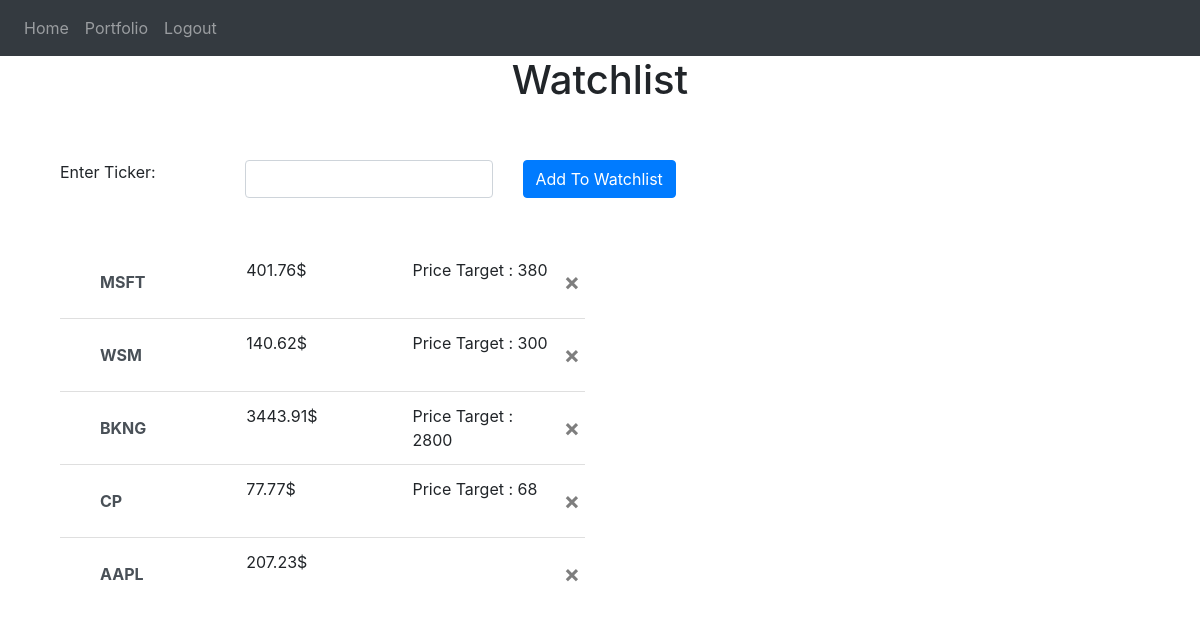
The app's page / (signed in) with its own data.
### website/models.py (models this page shows)
class Watchlist(db.Model):
    id = db.Column(db.Integer, primary_key=True)
    symbol = db.Column(db.String(150))
    price = db.Column(db.Integer)
    price_target = db.Column(db.Integer, default=0)
    notified = db.Column(db.Boolean, default=False)
    user_id = db.Column(db.Integer, db.ForeignKey('user.id'))

### website/views.py (the view)
@views.route('/', methods=['GET', 'POST'])
@login_required
def home():
    stock_info = None
    email_notification()
    if request.method == 'POST':
        symbol = request.form.get('symbol').upper()
        stock_info, error = fetch_stock_info(symbol)
        error = is_stock_in_watchlist(symbol, error)
        if not error:
            add_stock_to_watchlist(symbol, stock_info['price'])
    return render_template("home.html", user=current_user, stock_info=stock_info)

### website/__init__.py (called while the page is built)
def create_app():
    app = Flask(__name__)
    app.config['SECRET_KEY'] = 'sec_key key'
    app.config['SQLALCHEMY_DATABASE_URI'] = f'sqlite:///{DB_NAME}'
    db.init_app(app)
    from .views import views
    from .auth import auth
    app.register_blueprint(views, url_prefix='/')
    app.register_blueprint(auth, url_prefix='/')
    from .models import User
    create_database(app)
    login_manager = LoginManager()
    login_manager.login_view = 'auth.login'
    login_manager.init_app(app)
    @login_manager.user_loader
    def load_user(id):
        return User.query.get(int(id))
    app.jinja_env.filters['format_number'] = format_number
    return app

### website/templates/home.html (shortened to what this page needs)
{% extends "base.html" %}
{% block content %}
<h1 align="center">Watchlist</h1>
<br />
<br />
<div class="container">
    <div class="row mb-4">
        <div class="col-md-2">
            <label for="symbol">Enter Ticker: </label>
        </div>
        <div class="col-md-6">
            <form method="POST" action="">
                <div class="row">
                    <div class="col-md-6">
                        <input type="text" name="symbol" id="symbol" class="form-control" required oninput="searchTicker(this.value)"></input>
                    </div>
                    <div class="col-md-4">
                        <button type="submit" class="btn btn-primary">Add To Watchlist</button>
                    </div>
                </div>
            </form>
        </div>
    </div>
    <br />
    <div class="row">
        <div class="col-md-6">
            <ul class="list-group list-group-flush">
                {% for stock in user.stocks_watchlist %}
                    <li class="list-group-item">
                        <div class="row">
                            <div class="col font-weight-bold" >
                                <a class="col list-group-item list-group-item-action" href="/stock/{{stock.symbol}}">{{stock.symbol}}</a>
                            </div>
                            <div class="col"> {{stock.price | round(2)}}$ </div>
                            {% if stock.price_target>0 %}
                                <div class="col"> Price Target : {{stock.price_target}}</div>
                            {% else %}
                                <div class="col"></div>
                            {% endif %}
                            <button type="button" class="close" onClick="deleteWatchlist({{ stock.id }})">
                                <span aria-hidden="true">&times;</span>
                            </button>
                        </div>
                    </li>
                {% endfor %}
            </ul>
        </div>
    </div>
</div>
{% endblock %}

### website/templates/base.html (shortened to what this page needs)
<!doctype html>
<html lang="en">
<head>
    <link
            rel="stylesheet"
            href="https://stackpath.bootstrapcdn.com/bootstrap/4.4.1/css/bootstrap.min.css"
    />
    <link
            rel="stylesheet"
            href="https://stackpath.bootstrapcdn.com/font-awesome/4.7.0/css/font-awesome.min.css"
    />
</head>
<body>
<nav class="navbar navbar-expand-lg navbar-dark bg-dark">
    <div class="collapse navbar-collapse" id="navbar">
        <div class="navbar-nav">
            {% if user.is_authenticated %}
            <a class="nav-item nav-link" id="home" href="/">Home</a>
            <a class="nav-item nav-link" id="portfolio" href="/portfolio">Portfolio</a>
            <a class="nav-item nav-link" id="logout" href="/logout">Logout</a>
            {% else %}
            <a class="nav-item nav-link" id="login" href="/login">Login</a>
            <a class="nav-item nav-link" id="signUp" href="/sign-up">Sign Up</a>
            {% endif %}
        </div>
    </div>
</nav>
<div class="container">
    {% block content %}
    {% endblock %}
</div>
</body>
</html>

### records on screen
Watchlist: symbol "MSFT", price "401.76", price_target "380"
Watchlist: symbol "WSM", price "140.62", price_target "300"
Watchlist: symbol "BKNG", price "3443.91", price_target "2800"
Watchlist: symbol "CP", price "77.77", price_target "68"
Watchlist: symbol "AAPL", price "207.23"
